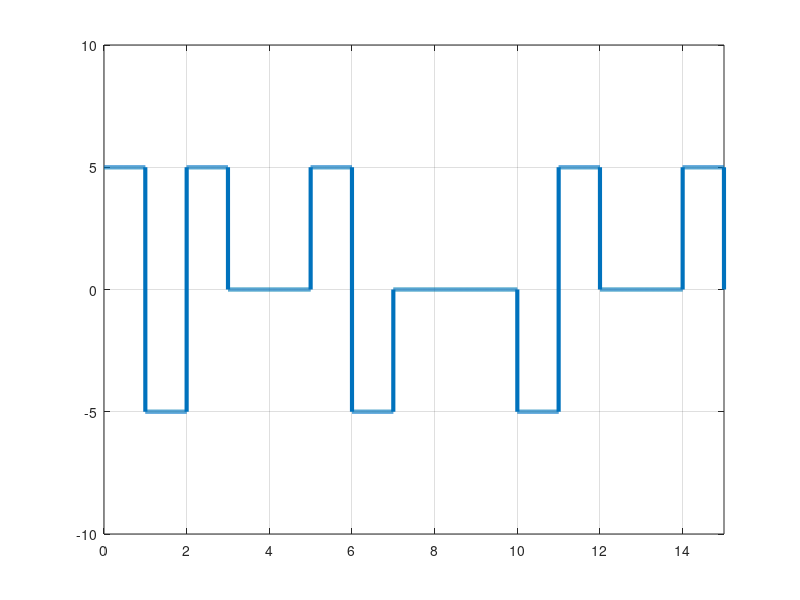

Write the MATLAB code that produced this figure.
%High Density bipolar 3-zeros(HDB3) :

clc;    %clear command line
clear all;  %clear variables
close all;  %clear figures

bits = [1 1 0 0 0 0 1 0 0 0 0 0 0 0 0];     %Book example fig: 4.20
%Modulation :

bitRate = 1;
voltage = 5;

samplingRate = 1000;
samplingTime = 1/samplingRate;
endTime = length(bits)/bitRate;
time = 0:samplingTime:endTime;

modulation = zeros(1,length(time));
lastbit = -voltage;
pulse = 0;
cnt = 0;

for i = 1:length(bits)
    if(bits(i)==0)
        cnt = cnt+1;
        if(cnt==4)
            if(mod(pulse,2)==0)
                modulation((i-1-3)*samplingRate+1:(i-3)*samplingRate) = -lastbit;
                modulation((i-1-2)*samplingRate+1:(i-2)*samplingRate) = 0;
                modulation((i-1-1)*samplingRate+1:(i-1)*samplingRate) = 0;
                modulation((i-1-0)*samplingRate+1:(i-0)*samplingRate) = -lastbit;
                lastbit=-lastbit;
                pulse =0;
                cnt=0;
            else
                modulation((i-1-3)*samplingRate+1:(i-3)*samplingRate) = 0;
                modulation((i-1-2)*samplingRate+1:(i-2)*samplingRate) = 0;
                modulation((i-1-1)*samplingRate+1:(i-1)*samplingRate) = 0;
                modulation((i-1-0)*samplingRate+1:(i-0)*samplingRate) = lastbit;
                pulse =0;
                cnt=0;
            end
        end
    else
        modulation((i-1)*samplingRate+1:(i+0)*samplingRate)=-lastbit;
        lastbit=-lastbit;
        pulse = pulse+1;
        cnt=0;
    end
end

plot(time,modulation,'LineWidth',3);
axis([0 endTime -voltage-5 voltage+5]);
%ay= gca;
%ay.XGrid = 'on';
%ay.GridLineStyle = '--';
grid on;

%Demodulation : 

cnt = 0;
lastbit = -voltage;

for i = 1:length(time)
  if (time(i)>cnt)
    cnt = cnt + 1;
    if (modulation(i)==lastbit)
      demodulation(cnt-3:cnt) = 0;
    else
      if(modulation(i)==0)
        demodulation(cnt) = 0;
      else
        demodulaiton(cnt) = 1;
        lastbit = -lastbit;
      end
    end
  end
end

disp('HDB3 Decoding:');
disp(demodulation);
            